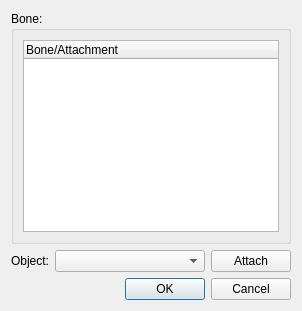
<?xml version="1.0" encoding="UTF-8"?>
<ui version="4.0">
 <class>BoneManagementDialog</class>
 <widget class="QDialog" name="BoneManagementDialog">
  <property name="windowTitle">
   <string>Bone Management</string>
  </property>
  <layout class="QVBoxLayout" name="verticalLayout">
   <item>
    <widget class="QGroupBox" name="boneGroup">
     <property name="title">
      <string>Bone:</string>
     </property>
     <layout class="QVBoxLayout" name="boneLayout">
      <item>
       <widget class="QTreeWidget" name="boneTree">
        <property name="selectionMode">
         <enum>QAbstractItemView::SingleSelection</enum>
        </property>
        <property name="rootIsDecorated">
         <bool>true</bool>
        </property>
        <column>
         <property name="text">
          <string>Bone/Attachment</string>
         </property>
        </column>
       </widget>
      </item>
     </layout>
    </widget>
   </item>
   <item>
    <layout class="QHBoxLayout" name="controlsLayout" stretch="0,1,0">
     <item>
      <widget class="QLabel" name="objectLabel">
       <property name="text">
        <string>Object:</string>
       </property>
       <property name="buddy">
        <cstring>objectCombo</cstring>
       </property>
      </widget>
     </item>
     <item>
      <widget class="QComboBox" name="objectCombo"/>
     </item>
     <item>
      <widget class="QPushButton" name="attachButton">
       <property name="text">
        <string>Attach</string>
       </property>
      </widget>
     </item>
    </layout>
   </item>
   <item>
    <widget class="QDialogButtonBox" name="buttonBox">
     <property name="standardButtons">
      <set>QDialogButtonBox::Cancel|QDialogButtonBox::Ok</set>
     </property>
    </widget>
   </item>
  </layout>
 </widget>
 <resources/>
 <connections/>
</ui>
